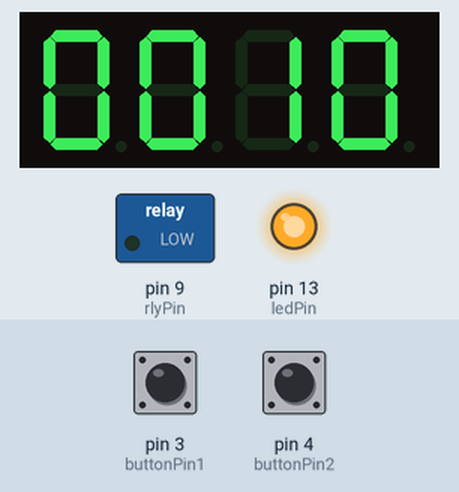
Bench run of a sketch on a simulated Arduino Pro Mini, built with avr-gcc and run on an emulated ATmega328P. Parts: 4-digit seven-segment display, switched loads named in the sketch (green lamp = pin HIGH), output pins drawn as LEDs (lit = HIGH). The inputs (shaded band) are chosen by the test bench; at power-on: pin 3 (buttonPin1) HIGH, pin 4 (buttonPin2) LOW.

Above: at 1.2 s.
1.3 s: pin 3 (buttonPin1) pulled LOW for 3.2 s
At 2.8 s:
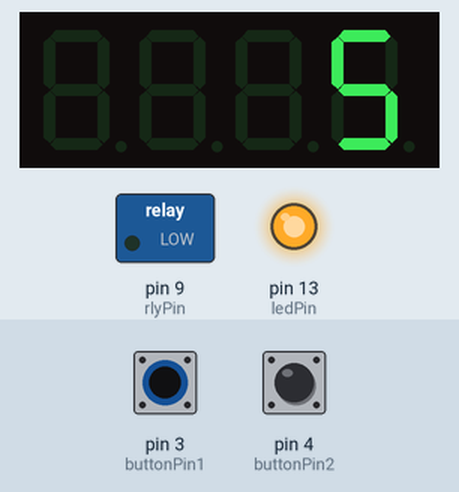
6.0 s: pin 3 (buttonPin1) pulled LOW for 0.15 s
At 6.11 s:
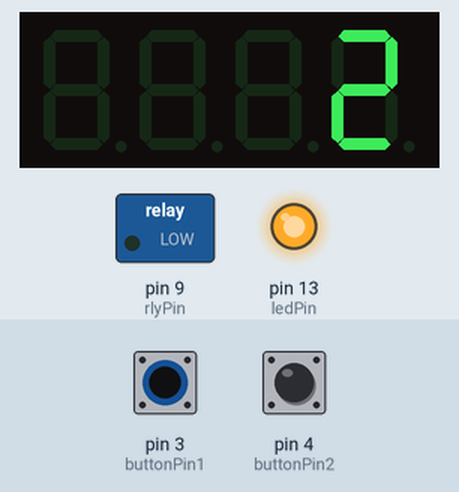
Timing chart, 0 to 9.0 s (numbered marks = the images above; inputs shaded):
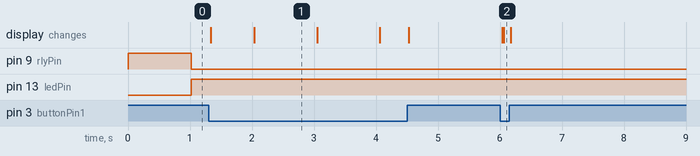

Measured:
- after the input at 1.3 s, the display: first changes at once (image 1 shows a later state)
- after the input at 6.0 s, the display: first changes at once (image 2 shows a later state)
- what the display in image 1 shows lasts 1.1 s, from 2.0 s to 3.1 s

The sketch:

zaman_sayac.ino
```cpp
// You can also wrap all exiting prints in #ifdef ENABLE_PRINT and #endif and then define or comment out #define ENABLE_PRINT at the top of ur file
//kapatmak icin ikinci parametreyi sil derleyici kullanilmadigi icin hepsini iptal edecek
#define debug(a)// (Serial.print(a))


/*
 * relay high oldugu zaman kapaniyor
 * kullandigim ucuz pro mini yandaki VCC ve GND pinlerinden beslenmek istiyor (RAW ve diger VCC problem cikartti)
 * firmware upload etmek icin elle resetlemek gerekiyor
 * relayi ledin oldugu bacaga baglamak iyi fikir degil kisa devre oldugunda led kapaniyor
 */

#include <TM1637Display.h>


//pins definitions for TM1637 and can be changed to other ports
const int CLK = 10;
const int DIO = 11;
TM1637Display display(CLK, DIO);  //set up the 4-Digit Display.


const int ledPin = 13;
const int rlyPin = 9;  //port 12 sanki port 13 e bagli gibi calisiyor, ayrica port 11 de calismadi
const int second = 1000;
const int buttonPin1 = 3;
const int buttonPin2 = 4;
const int buttonSwitch = 2; //kullanmadim bu dügmeyi


// parazit icin sayac
int ledState = LOW;  //ayni anda relay state
int buttonState;
int lastButtonState = LOW;

//
long int say = 0;

// Genel sayac
unsigned long previousMillis=0;


 int aState;
 int aLastState;


void setup() {
    pinMode(buttonPin1, INPUT);
    pinMode(buttonPin2, INPUT);
    pinMode(ledPin, OUTPUT);
    pinMode(rlyPin, OUTPUT);
    digitalWrite(ledPin, ledState);
    digitalWrite(rlyPin, !ledState);

    display.setBrightness(0);  //@BRIGHT_DARKEST = 0,BRIGHTEST = 7 / @true=Turn on display, false=Turn off display;

//    Serial.begin(9600);
}

void loop() {
    //
    // Genel zaman sayaci, overflow protection
    //
    unsigned long currentMillis = millis();
    if ((unsigned long)(currentMillis - previousMillis) >= second) {
        //digitalWrite(13, !digitalRead(13));
        previousMillis = currentMillis;
        //if (basbit) {
        if (say>0){
          say--;
          ledState = true;

          if (say == 0) {
            debug("zaman doldu\n");
            ledState = false;
            debug("------------\n");
          }
        }
    }


    aState = digitalRead(buttonPin1); // Reads the "current" state of the outputA

    // If the previous and the current state of the outputA are different, that means a Pulse has occured
    if (aState != aLastState){

         // If the outputB state is different to the outputA state, that means the encoder is rotating clockwise
         if (digitalRead(buttonPin2) != aState) {
           say += 10*60+1;
         } else {
           say -= 10*60;
         }


        if (say <= 0) {
            say = 6;
        } else if (say>43200) {  //max 12 saat
            say = 43200;
        }

    }

    aLastState = aState; // Updates the previous state of the outputA with the current state


    debug(zaman);
    debug("!\n");

    debug(say);
    debug("\n");

    if (say>=60){
        long int t = say;
        //int seconds = t % 60;
        t /= 60; // now it is minutes
        int minutes = t % 60;
        t /= 60; // now it is hours
        int hours = t % 24;
        char sure[5];
        sprintf(sure, "%02d%02d", hours, minutes);
        int r=atoi( sure );
        display.showNumberDec(r, true, 4); //Display the Variable value;
    }
    else
    {
        display.showNumberDec(say);
    }


    digitalWrite(ledPin, ledState);
    digitalWrite(rlyPin, !ledState);
    delayMicroseconds(800);

}
/*
 int8_t TimeDisp[] = {0x00,0x00,0x00,0x00};
  TimeDisp[0] = hour / 10;
  TimeDisp[1] = hour % 10;
  TimeDisp[2] = minute / 10;
  TimeDisp[3] = minute % 10;
      tm1637.display(TimeDisp);
/
*/
```
